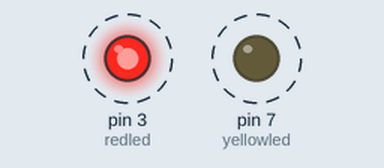
A sketch run on a simulated Arduino Uno, built with avr-gcc and run on an emulated ATmega328P. On the bench: output pins drawn as LEDs (lit = HIGH). Dashed ring = blinking.

Above: at 0.2 s.
Timing chart, 0 to 3.0 s (numbered marks = the images above):
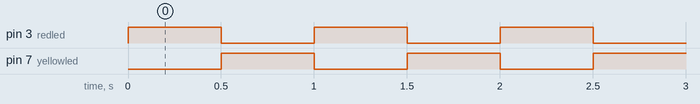

Measured:
- by itself, pin 3 (redled), pin 7 (yellowled): alternates HIGH for 0.50 s and LOW for 0.50 s

The sketch:

2.1.2_leds_blink_alternate.ino
```cpp
// set pin numbers:
int redled = 3; // the number of the LED1 pin
int yellowled = 7; // the number of the LED2 pin
void setup() {
 // initialize the LED pin as an output:
 pinMode(redled, OUTPUT);
 pinMode(yellowled, OUTPUT);
}
void loop() {
 setLed(1, 0); // set LED1 on, and LED2 off.
 setLed(0, 1); // set LED1 off, and LED2 on.
}
void setLed(int led1, int led2) {
 digitalWrite(redled, led1); // the state of LED1 is determined by variable led1.
 digitalWrite(yellowled, led2); // the state of LED2 is determined by variable led2.
 delay(500); // wait for 0.5 seconds
}
```
